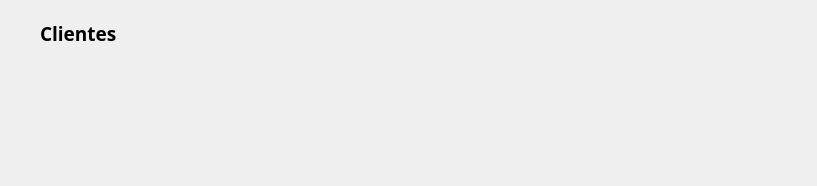
<?xml version="1.0" encoding="UTF-8"?>
<ui version="4.0">
 <class>Form</class>
 <widget class="QWidget" name="Form">
  <property name="geometry">
   <rect>
    <x>0</x>
    <y>0</y>
    <width>817</width>
    <height>186</height>
   </rect>
  </property>
  <property name="windowTitle">
   <string>Form</string>
  </property>
  <widget class="QLabel" name="label">
   <property name="geometry">
    <rect>
     <x>40</x>
     <y>20</y>
     <width>86</width>
     <height>27</height>
    </rect>
   </property>
   <property name="font">
    <font>
     <family>Arial Black</family>
     <pointsize>14</pointsize>
     <weight>75</weight>
     <bold>true</bold>
    </font>
   </property>
   <property name="text">
    <string>Clientes</string>
   </property>
   <property name="alignment">
    <set>Qt::AlignLeading|Qt::AlignLeft|Qt::AlignTop</set>
   </property>
  </widget>
 </widget>
 <resources/>
 <connections/>
</ui>
